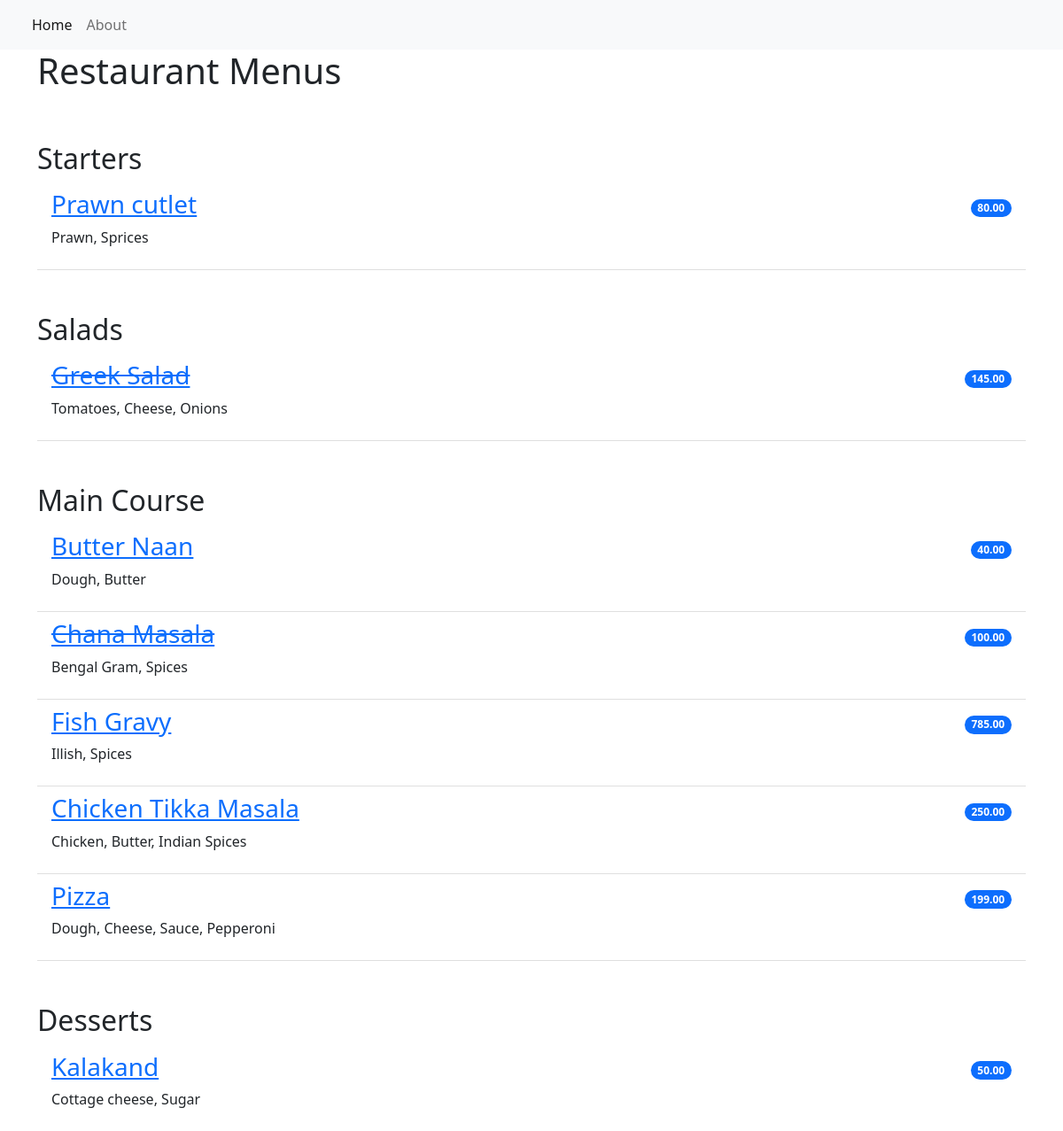
The page / on the database its author committed.
### restaurantMenus/models.py (models this page shows, shortened)
class Item(models.Model):
    meal = models.CharField(max_length=1000, unique=True)
    description = models.CharField(max_length=2000)
    price = models.DecimalField(max_digits=10, decimal_places=2)
    meal_categories = models.CharField(max_length=200,choices=MEAL_CATEGORIES)
    author = models.ForeignKey(User, on_delete=models.PROTECT)
    status = models.IntegerField(choices=STATUS, default=0)
    date_created = models.DateTimeField(auto_now_add=True)
    date_updated = models.DateTimeField(auto_now=True)

### restaurantMenus/views.py (the view)
# urls.py: path('', views.MenuList.as_view(), name='home'),
class MenuList(generic.ListView):
    queryset = Item.objects.order_by("-date_created")
    template_name = "index.html"
    def get_context_data(self, **kwargs):
        context = super().get_context_data(**kwargs)
        context["meals"] = MEAL_CATEGORIES
        return context

### restaurantMenus/templates/index.html
{% extends 'base.html' %}
{% block content %}
<div class="container">
    <h1>Restaurant Menus</h1>
        <ul class="list-group list-group-flush">
            {% for meal in meals %}
                <h2 class="pt-5">{{ meal.1 }}</h2>
                    {% for row in item_list %}
                        {% if row.meal_categories == meal.0 %}
                            {% if row.status == 0 %}
                                <li class="list-group-item d-flex justify-content-between align-items-center border-0 pb-0">
                                    <a href = "{% url 'menu_item' row.pk%}" ><h3><del>{{ row.meal }}</del></h3></a>
                                    <span class="badge bg-primary rounded-pill">{{ row.price }}</span>
                                </li>
                                <li class="list-group-item pt-0">
                                    <p>{{ row.description }}</p>
                                </li>
                            {% else %}
                                <li class="list-group-item d-flex justify-content-between align-items-center border-0 pb-0">
                                    <a href = "{% url 'menu_item' row.pk%}"><h3>{{ row.meal }}</h3></a>
                                    <span class="badge bg-primary rounded-pill">{{ row.price }}</span>
                                </li>
                                <li class="list-group-item pt-0">
                                    <p>{{ row.description }}</p>
                                </li>
                            {% endif %}
                        {% endif %}
                    {% endfor %}
            {% endfor %}
        </ul>
</div>
{% endblock content %}

### restaurantMenus/templates/base.html (shortened to what this page needs)
<!DOCTYPE html>
<html lang="en">
    <head>
        <link href="https://cdn.jsdelivr.net/npm/bootstrap@5.2.0-beta1/dist/css/bootstrap.min.css" rel="stylesheet">
    </head>
    <body>
        <nav class="navbar navbar-expand-lg bg-light">
            <div class="container-fluid">
                <div class="collapse navbar-collapse" id="navbarNav">
                    <ul class="navbar-nav">
                         <li class="nav-item">
                            <a class="nav-link active" aria-current="page" href="{% url 'home' %}">Home</a>
                        </li>
                        <li class="nav-item">
                            <a class="nav-link" aria-current="page" href="{% url 'home' %}">About</a>
                        </li>
                    </ul>
                </div>
            </div>
        </nav>
        {% block content %}
        {% endblock content %}
    </body>
</html>

### rows shown on the page
Item: meal "Prawn cutlet", price "80.00", description "Prawn, Sprices"
Item: meal "Greek Salad", price "145.00", description "Tomatoes, Cheese, Onions"
Item: meal "Butter Naan", price "40.00", description "Dough, Butter"
Item: meal "Chana Masala", price "100.00", description "Bengal Gram, Spices"
Item: meal "Fish Gravy", price "785.00", description "Illish, Spices"
Item: meal "Chicken Tikka Masala", price "250.00", description "Chicken, Butter, Indian Spices"
Item: meal "Pizza", price "199.00", description "Dough, Cheese, Sauce, Pepperoni"
Item: meal "Kalakand", price "50.00", description "Cottage cheese, Sugar"

### other values the page prints
{{ meal.1 }} "Starters" "Salads" "Main Course" "Desserts"
